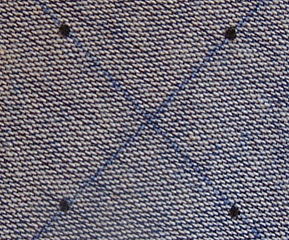
#> input picture data/cv08_im1.bmp, 289 x 240 px, found by its file name
$ python main.py
#> lines starting #> are read from the running program, lines starting #| are printed output that depends on the picture; after the words box and inside, x2 and y2 are one past the last pixel; in counts of white or black regions, pixels touching at a corner belong together
import cv2
import matplotlib.pyplot as plt
import numpy as np
from collections import defaultdict


def find_areas(image):
    def merge_arrays(array_of_arrays):
        edges = defaultdict(set)

        # Constructing edges between overlapping arrays
        for i in range(len(array_of_arrays)):
            for j in range(i + 1, len(array_of_arrays)):
                if set(array_of_arrays[i]) & set(array_of_arrays[j]):
                    edges[i].add(j)
                    edges[j].add(i)

        # Merging connected components based on edges
        merged_arrays = []
        visited = set()
        for i in range(len(array_of_arrays)):
            if i not in visited:
                component = set()
                stack = [i]
                while stack:
                    node = stack.pop()
                    visited.add(node)
                    component.add(node)
                    stack.extend(edges[node] - visited)
                merged_arrays.append(list(component))

        # Merging the actual arrays
        final_merged_arrays = []
        for component in merged_arrays:
            merged_array = np.concatenate([array_of_arrays[i] for i in component])
            final_merged_arrays.append(np.unique(merged_array))

        return final_merged_arrays

    height, width = image.shape[:2]
    areas = np.zeros_like(image)
    area_types = np.uint8(1)
    conflicts = []

    for y in range(height):
        for x in range(width):
            neighbours = []
            if image[y, x] == 255:
                if y - 1 >= 0 and x - 1 >= 0 and areas[y - 1, x - 1] != 0:
                    neighbours.append(areas[y - 1, x - 1])
                if y - 1 >= 0 and areas[y - 1, x] != 0:
                    neighbours.append(areas[y - 1, x])
                if y - 1 >= 0 and x + 1 < width and areas[y - 1, x + 1] != 0:
                    neighbours.append(areas[y - 1, x + 1])
                if x - 1 >= 0 and areas[y, x - 1] != 0:
                    neighbours.append(areas[y, x - 1])
                neighbours = list(set(neighbours))

                if len(neighbours) > 1:
                    areas[y, x] = neighbours[0]
                    conflicts.append(neighbours)
                elif len(neighbours) == 1:
                    areas[y, x] = neighbours[0]
                else:
                    areas[y, x] = area_types
                    area_types += 1

    # Merge conflicting areas
    conflicts = merge_arrays(conflicts)
    for y in range(height):
        for x in range(width):
            if areas[y, x] != 0:
                for _, arr in enumerate(conflicts):
                    if areas[y, x] in arr:
                        areas[y, x] = np.min(arr)

    return areas

def segment_image(src, threshold, kernel_size, seg_type):
    def cancel_noise(img, kernel_size):
        # Apply morphological operations for noise cancellation
        kernel = np.ones((kernel_size, kernel_size), np.uint8)
        img = cv2.erode(img, kernel, iterations=1)
        img = cv2.dilate(img, kernel, iterations=1)
        return img

    # Read the image and convert it to grayscale
    image = cv2.imread(src)
    image = image.astype(np.float32)
    ycrcb  = cv2.cvtColor(image,cv2.COLOR_BGR2YCrCb)
    gray = None
    segmented_image_noise = None
    if seg_type==1:
        gray = ycrcb[:,:,1]
        segmented_image_noise = np.where(gray > threshold, 255, 0).astype(np.uint8)

    else:
        gray = cv2.cvtColor(image, cv2.COLOR_BGR2GRAY)
        segmented_image_noise = np.where(gray < threshold, 255, 0).astype(np.uint8)

    # Apply noise cancellation
    segmented_image = cancel_noise(segmented_image_noise, kernel_size)
    return segmented_image, image, segmented_image_noise

def create_centroids(areas, image, plus_size):
    def get_area_sizes(areas):
        # Count occurrences of each area number
        counts = {}
        for sublist in areas:
            for num in sublist:
                counts[num] = counts.get(num, 0) + 1
        return counts

    def get_moments(image):
        height, width = image.shape[:2]
        areas = get_area_sizes(image)
        moments = {}
        for key, val in areas.items():
            moments[key] = [val, 0, 0]
        moments.pop(0)  # Remove background
        for y in range(height):
            for x in range(width):
                if image[y, x] != 0:
                    moments[image[y, x]][1] += y
                    moments[image[y, x]][2] += x
        return moments

    def add_plus(image, y_coord, x_coord, plus_size):
        # Add plus sign around centroids
        points = [[0, 0]]
        for i in range(1, plus_size + 1):
            points.extend([[-i, 0], [i, 0], [0, -i], [0, i]])

        for point in points:
            image[y_coord + point[0], x_coord + point[1]] = [0.0, 255.0, 0.0]
        return image

    moment_data = get_moments(areas)
    for _, val in moment_data.items():
        x_coord = int(val[2] / val[0])  # Calculate centroid x-coordinate
        y_coord = int(val[1] / val[0])  # Calculate centroid y-coordinate
        image = add_plus(image, y_coord, x_coord, plus_size)
    return image

def draw_images(with_points, segmented, with_noise, original):
    plt.figure(figsize=(10, 8))

    plt.subplot(2, 2, 1)
    plt.imshow(cv2.cvtColor(original, cv2.COLOR_BGR2RGB).astype(np.uint8))
    #plt.title('Original Image')
    plt.axis("off")

    plt.subplot(2, 2, 2)
    plt.imshow(with_noise, cmap="gray")
    #plt.title('Segmented Image')
    plt.axis("off")

    plt.subplot(2, 2, 3)
    plt.imshow(segmented, cmap="gray")
    #plt.title('Morphed Image')
    plt.axis("off")

    plt.subplot(2, 2, 4)
    plt.imshow(cv2.cvtColor(with_points, cv2.COLOR_BGR2RGB).astype(np.uint8))
    #plt.title('Image with centroids')
    plt.axis("off")

    plt.tight_layout()
    plt.show()

if __name__=="__main__":
    images = ["./data/cv08_im1.bmp","./data/cv08_im2.bmp"]
    plusSize = 5
    im1 = segment_image(images[0],95,5, 0)
#> in segment_image, image is the input picture: shape (240, 289, 3); mean B, G, R 117.3, 106.8, 111.1
#> in segment_image, `ycrcb  = cv2.cvtColor(image,cv2.COLOR_BGR2YCrCb)`: ycrcb: shape (240, 289, 3) float32; mean of channels 0, 1, 2 109.3, 1.8, 5
#> in segment_image, `segmented_image_noise = np.where(gray < threshold, 255, 0).astype(np.u..`:
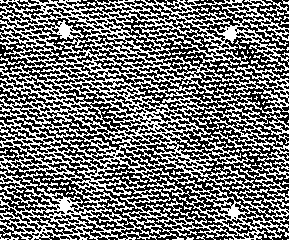
#> segmented_image_noise: shape (240, 289); 45% white in thin lines or dots
#> in cancel_noise, `img = cv2.erode(img, kernel, iterations=1)`: img: shape (240, 289); 0.22% white; 4 white regions, box (x1, y1, x2, y2) and area: (227, 28, 234, 38) 45, (61, 26, 68, 36) 44, (62, 201, 68, 209) 35, (230, 209, 237, 215) 26
#> in cancel_noise, `img = cv2.dilate(img, kernel, iterations=1)`: img: shape (240, 289); 0.66% white; 4 white regions, box (x1, y1, x2, y2) and area: (225, 26, 236, 40) 129, (59, 24, 70, 38) 128, (60, 199, 70, 211) 107, (228, 207, 239, 217) 94
    im2 = segment_image(images[1],80,5, 0)
#> call 2 of segment_image, with src = './data/cv08_im2.bmp', threshold = 80, kernel_size = 5, seg_type = 0
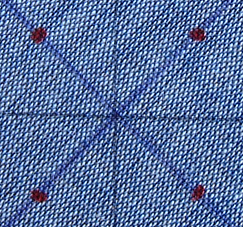
#> input picture data/cv08_im2.bmp, 243 x 227 px, found by its file name
#> in segment_image, image is the input picture: shape (227, 243, 3); mean B, G, R 158.1, 112.5, 88.7
#> in segment_image (call 2), `ycrcb  = cv2.cvtColor(image,cv2.COLOR_BGR2YCrCb)`: ycrcb: shape (227, 243, 3) float32; mean of channels 0, 1, 2 110.6, -15.1, 27.3
#> in segment_image (call 2), `segmented_image_noise = np.where(gray < threshold, 255, 0).astype(np.u..`: segmented_image_noise: shape (227, 243); 38.5% white in thin lines or dots
#> in cancel_noise (call 2), `img = cv2.erode(img, kernel, iterations=1)`: img: shape (227, 243); 0.17% white; 4 white regions (1 under 20 px), largest, box (x1, y1, x2, y2) and area: (34, 193, 44, 199) 32, (35, 32, 42, 39) 26, (194, 33, 199, 38) 23
#> in cancel_noise (call 2), `img = cv2.dilate(img, kernel, iterations=1)`: img: shape (227, 243); 0.64% white; 4 white regions, box (x1, y1, x2, y2) and area: (32, 191, 46, 201) 116, (33, 30, 44, 41) 98, (192, 31, 201, 40) 79, (194, 189, 202, 197) 61
    im3 = segment_image(images[1],5,1,  1)
#> in segment_image (call 3), `segmented_image_noise = np.where(gray > threshold, 255, 0).astype(np.u..`: segmented_image_noise: shape (227, 243); 1.2% white; 4 white regions, box (x1, y1, x2, y2) and area: (30, 27, 48, 44) 186, (189, 27, 206, 41) 169, (30, 189, 48, 203) 162, (191, 185, 205, 201) 144
    draw_images(create_centroids(find_areas(im1[0]),im1[1].copy(),plusSize),im1[0],im1[2],im1[1])
#> after the loop in find_areas, `for y in range(height):`:
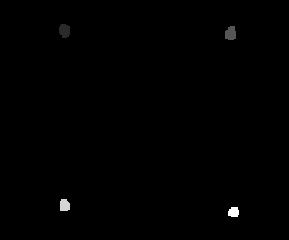
#> areas: shape (240, 289); min 0, max 6, mean 0.0214; drawn with min black and max white
#> after the loop in get_area_sizes, `for sublist in areas:`: counts = {0: 68902, 1: 128, 2: 129, 5: 107, 6: 94}
#> the loop in get_moments, `for key, val in areas.items():` made 5 passes
#> (key, val) on passes 1 to 5: (0, 68902), (1, 128), (2, 129), (5, 107), (6, 94)
#> after the loop in get_moments, `for key, val in areas.items():`: moments = {0: [68902, 0, 0], 1: [128, 0, 0], 2: [129, 0, 0], 5: [107, 0, 0], 6: [94, 0, 0]}
#> after the loop in get_moments, `for y in range(height):`: moments = {1: [128, 3879, 8212], 2: [129, 4258, 29704], 5: [107, 21920, 6869], 6: [94, 19898, 21923]}
#> in create_centroids, `moment_data = get_moments(areas)`: moment_data has the same summary as moments in get_moments
#> the loop in create_centroids, `for _, val in moment_data.items():` made 4 passes
#> (val, x_coord, y_coord) on passes 1 to 4: ([128, 3879, 8212], 64, 30), ([129, 4258, 29704], 230, 33), ([107, 21920, 6869], 64, 204), ([94, 19898, 21923], 233, 211)
#> after the loop in create_centroids, `for _, val in moment_data.items():`: image: shape (240, 289, 3) float32; mean B, G, R 117.2, 107.1, 111.1
    draw_images(create_centroids(find_areas(im2[0]),im2[1].copy(),plusSize),im2[0],im2[2],im2[1])
#> after the loop in find_areas (call 2), `for y in range(height):`:
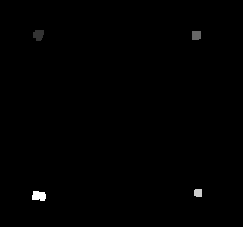
#> areas: shape (227, 243); min 0, max 5, mean 0.0196; drawn with min black and max white
#> call 2 of create_centroids, with plus_size = 5
#> the loop in get_moments (call 2), `for key, val in areas.items():` made 5 passes
#> (key, val) on passes 1 to 5: (0, 54807), (1, 98), (2, 79), (4, 61), (5, 116)
#> in create_centroids (call 2), `moment_data = get_moments(areas)`: moment_data = {1: [98, 3380, 3733], 2: [79, 2757, 15477], 4: [61, 11739, 12057], 5: [116, 22680, 4465]}
#> the loop in create_centroids (call 2), `for _, val in moment_data.items():` made 4 passes
#> (val, x_coord, y_coord) on passes 1 to 4: ([98, 3380, 3733], 38, 34), ([79, 2757, 15477], 195, 34), ([61, 11739, 12057], 197, 192), ([116, 22680, 4465], 38, 195)
#> after the loop in create_centroids (call 2), `for _, val in moment_data.items():`:
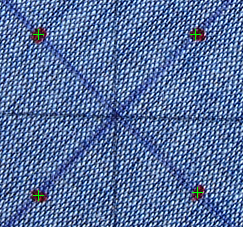
#> image: shape (227, 243, 3) float32; mean B, G, R 158, 112.9, 88.5
    draw_images(create_centroids(find_areas(im3[0]),im3[1].copy(),plusSize),im3[0],im3[2],im3[1])
#> after the loop in find_areas (call 3), `for y in range(height):`:
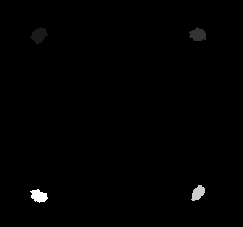
#> areas: shape (227, 243); min 0, max 10, mean 0.0598; drawn with min black and max white
#> after the loop in create_centroids (call 3), `for _, val in moment_data.items():`: image: shape (227, 243, 3) float32; mean B, G, R 158, 112.9, 88.5
#> in draw_images (call 3), `plt.show()`:
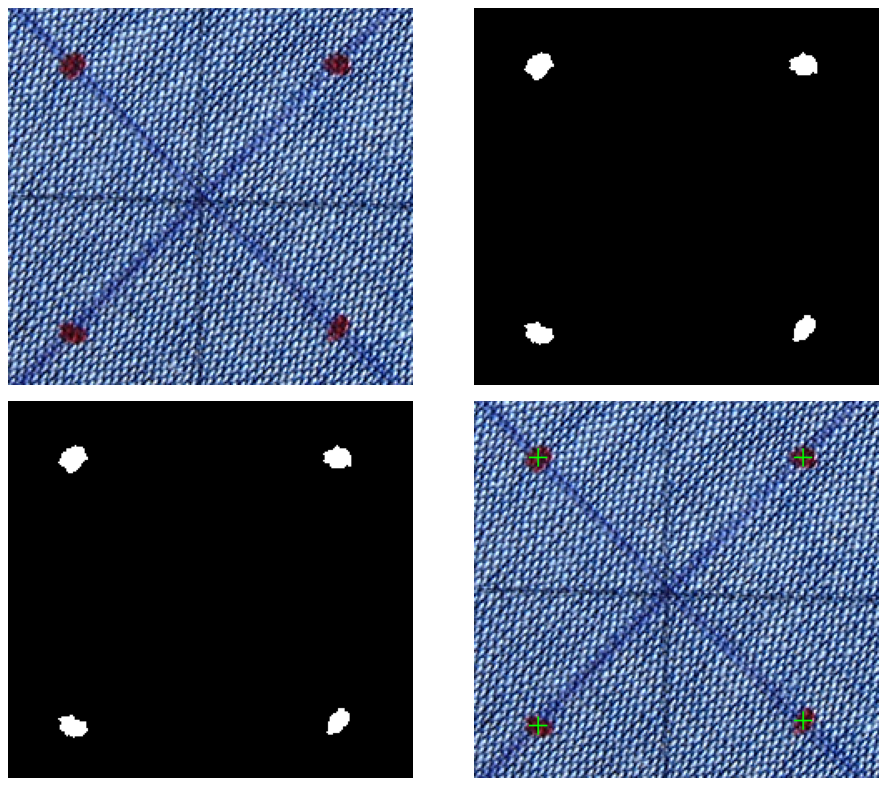
#> figure drawn by matplotlib, 4 panels
